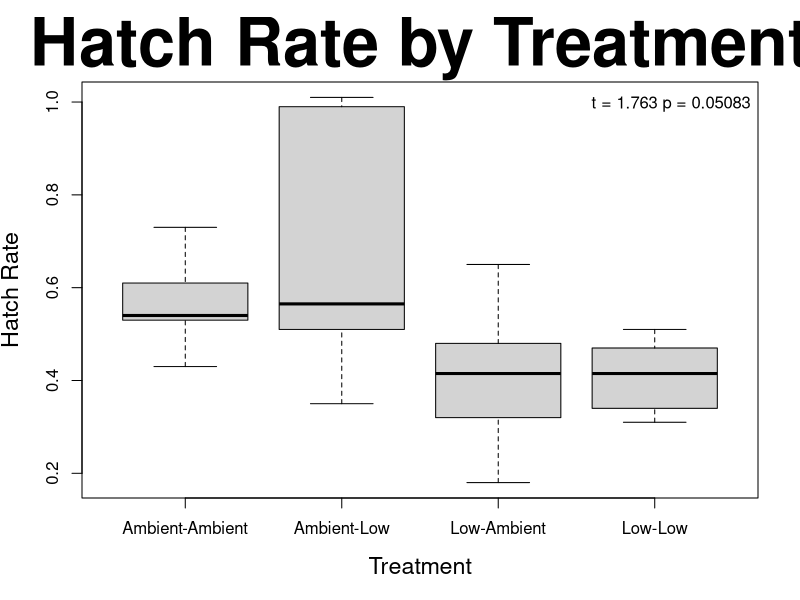
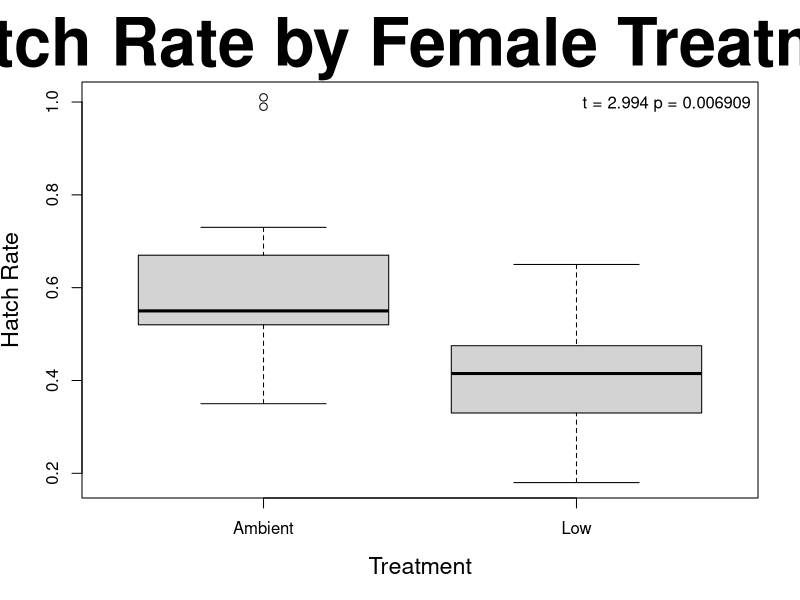
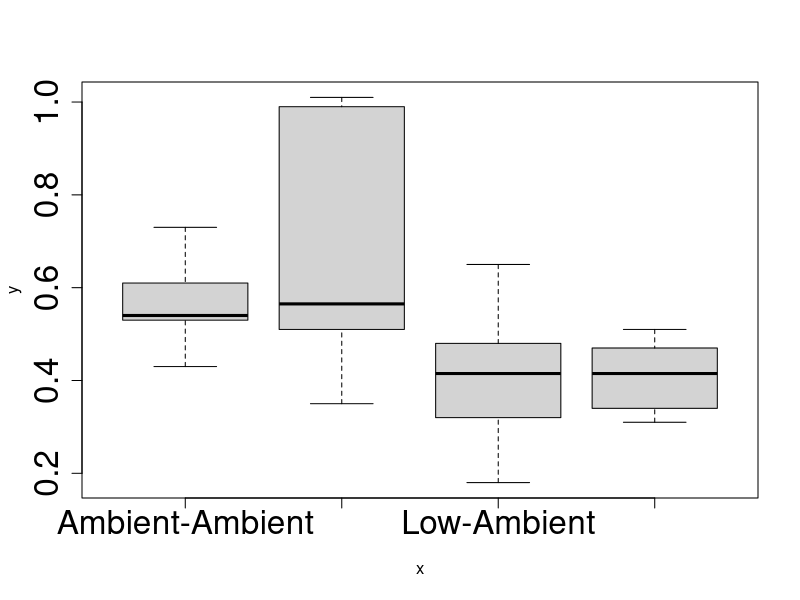

Write R code to recreate these figures, in order.
#In this script, I'll identify any significant differences in D-hinge abundance 18 hpf.

#### SET WORKING DIRECTORY ####

getwd()
setwd("../../") #Set working directory as repository

#### IMPORT DATA ####

hatchRate <- read.csv("data/2017-07-30-Pacific-Oyster-Larvae/2018-02-14-Hatch-Rate-Data.csv", header = TRUE) #Import hatch rate data
head(hatchRate) #Confirm import

hatchRatepHOnly <- hatchRate[-c(25:26),] #Remove heat shock data
tail(hatchRatepHOnly) #Confirm removal
hatchRatepHOnly$Parental.Treatment <- factor(hatchRatepHOnly$Parental.Treatment) #Make sure residual factors are no longer present
hatchRatepHOnly$Female.Treatment <- factor(hatchRatepHOnly$Female.Treatment) #Make sure residual factors are no longer present
hatchRatepHOnly$Male.Treatment <- factor(hatchRatepHOnly$Male.Treatment) #Make sure residual factors are no longer present

hatchRatepHOnly <- hatchRatepHOnly[-24,] #Remove outlier from Ambient-Ambient group
tail(hatchRatepHOnly) #Confirm removal

hatchRatepHTreatmentANOVA <- aov(Average.Hatch.Rate ~ Parental.Treatment, data = hatchRatepHOnly) #One-way ANOVA by parental treatment
summary(hatchRatepHTreatmentANOVA)[[1]][["F value"]][[1]] #F = 3.10953
summary(hatchRatepHTreatmentANOVA)[[1]][["Pr(>F)"]][[1]] #p = 0.05082859

#jpeg(filename = "analyses/Manchester_ReproductiveOutput_20180214/2018-03-07-Hatch-Rate-by-pH-Treatment-All-Groups.jpeg", width = 1500, height = 1000)
plot(x = hatchRatepHOnly$Parental.Treatment, y = hatchRatepHOnly$Average.Hatch.Rate, xlab = "Treatment", ylab = "Hatch Rate", main = "Hatch Rate by Treatment", cex.main = 4, cex.axis = 1, cex.lab = 1.4) #Preliminary plot
legend("topright", bty = "n", legend = paste("t =", format(sqrt(summary(hatchRatepHTreatmentANOVA)[[1]][["F value"]][[1]]), digits = 4), "p =", format(summary(hatchRatepHTreatmentANOVA)[[1]][["Pr(>F)"]][[1]], digits = 4))) #Add t and p-value
#dev.off()

hatchRatepHTreatmentFemaleANOVA <- aov(Average.Hatch.Rate ~ Female.Treatment, data = hatchRatepHOnly) #One-way ANOVA by female treatment
sqrt(summary(hatchRatepHTreatmentFemaleANOVA)[[1]][["F value"]][[1]]) #t = 2.99445
summary(hatchRatepHTreatmentFemaleANOVA)[[1]][["Pr(>F)"]][[1]] #p = 0.006908886

#jpeg(filename = "analyses/Manchester_ReproductiveOutput_20180214/2018-03-07-Hatch-Rate-by-pH-Treatment-Female-Groups.jpeg", width = 1500, height = 1000)
plot(x = hatchRatepHOnly$Female.Treatment, y = hatchRatepHOnly$Average.Hatch.Rate, xlab = "Treatment", ylab = "Hatch Rate", main = "Hatch Rate by Female Treatment", cex.main = 4, cex.axis = 1, cex.lab = 1.4) #Preliminary plot
legend("topright", bty = "n", legend = paste("t =", format(sqrt(summary(hatchRatepHTreatmentFemaleANOVA)[[1]][["F value"]][[1]]), digits = 4), "p =", format(summary(hatchRatepHTreatmentFemaleANOVA)[[1]][["Pr(>F)"]][[1]], digits = 4))) #Add t and p-value
#dev.off()

#### MANCHESTER PAPER FIGURES ####
#jpeg(filename = "analyses/Manchester_ReproductiveOutput_20180214/2018-04-16-Manchester-Paper-Figure.jpeg", width = 1500, height = 1000)
plot(x = hatchRatepHOnly$Parental.Treatment, y = hatchRatepHOnly$Average.Hatch.Rate, cex.axis = 2) #Preliminary plot. Will modify in InDesign for publication
#dev.off()